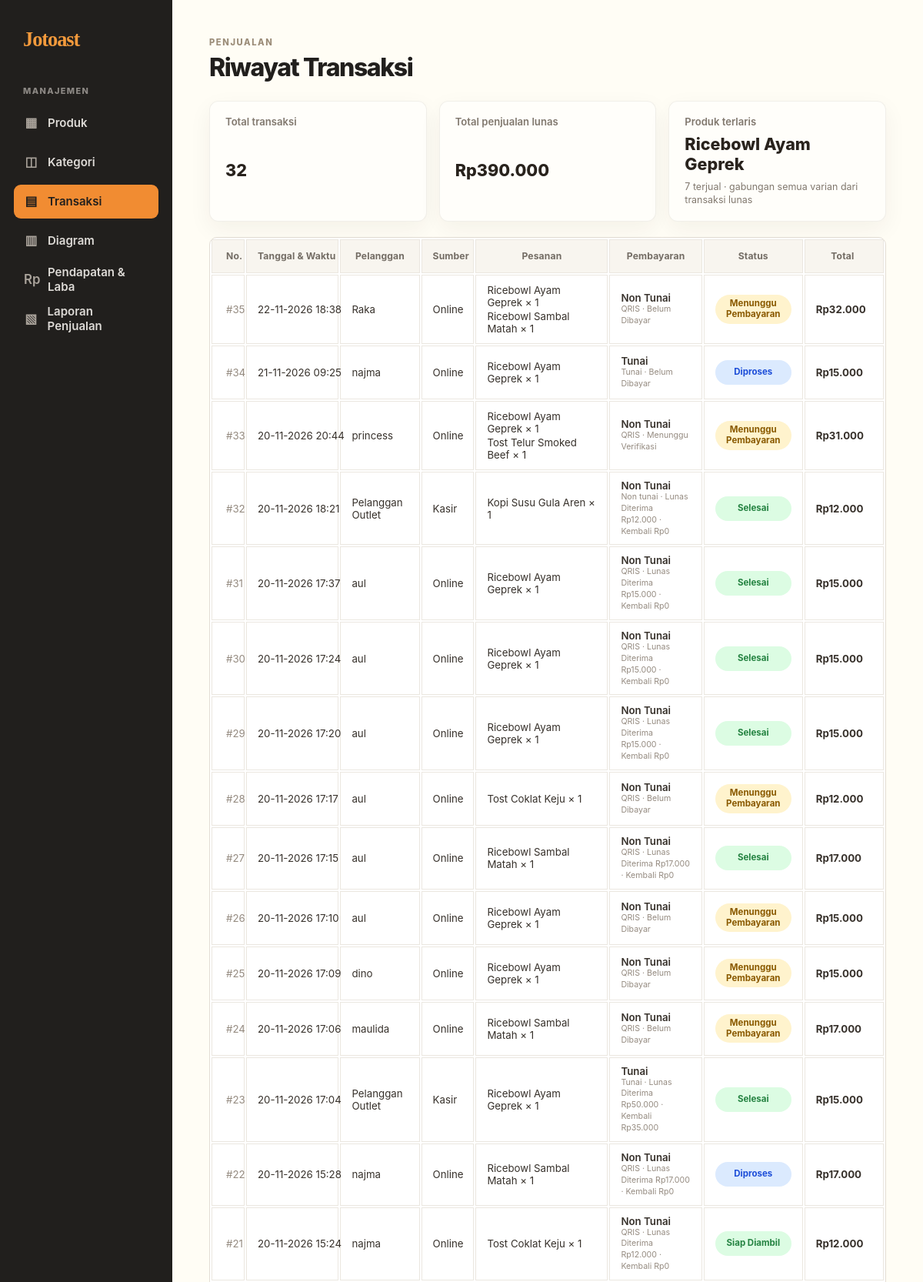
Screenshot of /riwayat-transaksi (signed in, upper part) with the database file from the repository.
### app.py (models this page shows)
class DetailTransaksi(db.Model):
    id = db.Column(db.Integer, primary_key=True)
    transaksi_id = db.Column(
        db.Integer,
        db.ForeignKey('transaksi.id'),
        nullable=False
    )
    produk_id = db.Column(
        db.Integer,
        db.ForeignKey('produk.id'),
        nullable=False
    )
    nama_produk = db.Column(db.String(100), nullable=False)
    varian = db.Column(db.String(50), nullable=True)   # SPRINT 2
    harga = db.Column(db.Integer, nullable=False)
    harga_modal = db.Column(db.Integer, nullable=True)
    jumlah = db.Column(db.Integer, nullable=False)
    subtotal = db.Column(db.Integer, nullable=False)

class Transaksi(db.Model):
    id = db.Column(db.Integer, primary_key=True)
    nama_pemesan = db.Column(db.String(100), nullable=True)
    metode_bayar = db.Column(db.String(20), nullable=False)
    total_harga = db.Column(db.Integer, nullable=False)
    tanggal_waktu = db.Column(db.DateTime, nullable=True, default=datetime.now)
    sumber = db.Column(
        db.String(20),
        nullable=False,
        default='Kasir'
    )
    status = db.Column(
        db.String(30),
        nullable=False,
        default='Menunggu Pembayaran'
    )
    kode_pesanan = db.Column(db.String(12), nullable=True, index=True)
    tipe_pembayaran = db.Column(db.String(20), nullable=True)   # Tunai / Non Tunai
    status_pembayaran = db.Column(
        db.String(25),
        nullable=False,
        default='Belum Dibayar'     # Belum Dibayar / Menunggu Verifikasi / Lunas
    )
    uang_diterima = db.Column(db.Integer, nullable=True)
    kembalian = db.Column(db.Integer, nullable=True)
    waktu_bayar = db.Column(db.DateTime, nullable=True)
    bukti_bayar = db.Column(db.String(255), nullable=True)

### app.py (the view)
@app.route('/riwayat-transaksi')
def riwayat_transaksi():
    role = session.get('role')
    if role not in ['owner', 'kasir']:
        return redirect(url_for('login'))
    transaksi_list = Transaksi.query.order_by(Transaksi.id.desc()).all()
    detail_list = (
        DetailTransaksi.query
        .filter(DetailTransaksi.transaksi_id.in_(
            [transaksi.id for transaksi in transaksi_list]
        ))
        .order_by(DetailTransaksi.id)
        .all()
        if transaksi_list else []
    )
    detail_per_transaksi = {}
    for detail in detail_list:
        detail_per_transaksi.setdefault(detail.transaksi_id, []).append(detail)
    transaksi_lunas_ids = {
        transaksi.id
        for transaksi in transaksi_list
        if transaksi.status_pembayaran == 'Lunas'
    }
    penjualan_per_produk = {}
    for detail in detail_list:
        if detail.transaksi_id not in transaksi_lunas_ids:
            continue
        ringkasan = penjualan_per_produk.setdefault(
            detail.produk_id,
            {'nama_produk': detail.nama_produk, 'jumlah_terjual': 0}
        )
        ringkasan['nama_produk'] = detail.nama_produk
        ringkasan['jumlah_terjual'] += detail.jumlah
    produk_terlaris = min(
        penjualan_per_produk.values(),
        key=lambda produk: (
            -produk['jumlah_terjual'],
            produk['nama_produk'].casefold()
        ),
        default=None
    )
    return render_template(
        'riwayat_transaksi.html',
        transaksi=transaksi_list,
        detail_per_transaksi=detail_per_transaksi,
        produk_terlaris=produk_terlaris,
        total_penjualan_lunas=sum(
            transaksi.total_harga
            for transaksi in transaksi_list
            if transaksi.status_pembayaran == 'Lunas'
        ),
        role=role
    )

### app.py (called while the page is built)
@app.template_filter('rupiah')
def format_rupiah(nilai):
    return "Rp{:,.0f}".format(nilai).replace(",", ".")

### templates/riwayat_transaksi.html (shortened to what this page needs)
<!DOCTYPE html>
<html lang="id">
<head>
    <link rel="stylesheet" href="{{ url_for('static', filename='jotoast.css') }}">
</head>
<body class="{% if role == 'owner' %}admin-page font-sans min-h-screen{% else %}orders-page transaction-history-page{% endif %}">
    {% if role == 'owner' %}
    <div class="admin-layout">
        <aside class="admin-sidebar">
            <a href="{{ url_for('kelola_produk') }}" class="admin-brand">Jotoast</a>
            <p class="admin-nav-label">Manajemen</p>
            <nav class="admin-nav" aria-label="Navigasi admin">
                <a href="{{ url_for('kelola_produk') }}" class="admin-nav-link">
                    <span aria-hidden="true">▦</span> Produk
                </a>
                <a href="{{ url_for('kelola_kategori') }}" class="admin-nav-link">
                    <span aria-hidden="true">◫</span> Kategori
                </a>
                <a href="{{ url_for('riwayat_transaksi') }}" class="admin-nav-link is-active">
                    <span aria-hidden="true">▤</span> Transaksi
                </a>
                {% if role == 'owner' %}
                <a href="{{ url_for('admin_diagram') }}" class="admin-nav-link">
                    <span aria-hidden="true">▥</span> Diagram
                </a>
                <a href="{{ url_for('admin_pendapatan') }}" class="admin-nav-link">
                    <span aria-hidden="true">Rp</span> Pendapatan &amp; Laba
                </a>
                <a href="{{ url_for('admin_laporan_penjualan') }}" class="admin-nav-link">
                    <span aria-hidden="true">▧</span> Laporan Penjualan
                </a>
                {% endif %}
            </nav>
        </aside>
        <main class="admin-main">
            <div class="admin-content transaction-admin-content p-5 sm:p-8 lg:p-10">
    {% else %}
    <main class="transaction-history-container">
    {% endif %}
                <div class="admin-heading">
                    <div>
                        <p class="admin-eyebrow">Penjualan</p>
                        <h1 class="admin-title">Riwayat Transaksi</h1>
                    </div>
                </div>
                <div class="transaction-summary">
                    <div class="admin-panel transaction-summary-card">
                        <span>Total transaksi</span>
                        <strong>{{ transaksi|length }}</strong>
                    </div>
                    <div class="admin-panel transaction-summary-card">
                        <span>Total penjualan lunas</span>
                        <strong>{{ total_penjualan_lunas|rupiah }}</strong>
                    </div>
                    <div class="admin-panel transaction-summary-card transaction-top-product">
                        <span>Produk terlaris</span>
                        {% if produk_terlaris %}
                        <strong>{{ produk_terlaris.nama_produk }}</strong>
                        <small>{{ produk_terlaris.jumlah_terjual }} terjual &middot; gabungan semua varian dari transaksi lunas</small>
                        {% else %}
                        <strong>Belum ada data</strong>
                        <small>Produk terjual akan tampil setelah transaksi lunas.</small>
                        {% endif %}
                    </div>
                </div>
                <section class="admin-panel admin-table-panel">
                    <div class="admin-table-scroll transaction-history-scroll">
                        <table class="admin-product-table transaction-history-table w-full text-left border-collapse">
                            <thead>
                                <tr>
                                    <th>No.</th>
                                    <th>Tanggal &amp; Waktu</th>
                                    <th>Pelanggan</th>
                                    <th>Sumber</th>
                                    <th>Pesanan</th>
                                    <th>Pembayaran</th>
                                    <th>Status</th>
                                    <th class="text-right">Total</th>
                                </tr>
                            </thead>
                            <tbody>
                                {% for item in transaksi %}
                                <tr>
                                    <td class="admin-muted">#{{ item.id }}</td>
                                    <td>
                                        {% if item.tanggal_waktu %}
                                        {{ item.tanggal_waktu.strftime('%d-%m-%Y %H:%M') }}
                                        {% else %}
                                        <span class="admin-muted">Data lama</span>
                                        {% endif %}
                                    </td>
                                    <td>{{ item.nama_pemesan or 'Pelanggan' }}</td>
                                    <td>{{ item.sumber }}</td>
                                    <td class="transaction-items">
                                        {% for detail in detail_per_transaksi.get(item.id, []) %}
                                        <span>{{ detail.nama_produk }} × {{ detail.jumlah }}</span>
                                        {% else %}
                                        <span class="admin-muted">Tidak ada detail</span>
                                        {% endfor %}
                                    </td>
                                    <td class="transaction-payment">
                                        <span class="transaction-payment-method">
                                            {{ item.tipe_pembayaran or item.metode_bayar }}
                                        </span>
                                        <span class="admin-muted transaction-payment-details">
                                            {{ item.metode_bayar }} &middot; {{ item.status_pembayaran }}
                                            {% if item.uang_diterima is not none %}
                                            <br>Diterima {{ item.uang_diterima|rupiah }} &middot; Kembali {{ (item.kembalian or 0)|rupiah }}
                                            {% endif %}
                                        </span>
                                    </td>
                                    <td>
                                        <span class="admin-status transaction-status
                                            {% if item.status == 'Siap Diambil' or item.status == 'Selesai' %}is-ready
                                            {% elif item.status == 'Diproses' %}is-processing
                                            {% else %}is-pending{% endif %}">
                                            {{ item.status or 'Tidak diketahui' }}
                                        </span>
                                    </td>
                                    <td class="admin-product-price text-right">{{ item.total_harga|rupiah }}</td>
                                </tr>
                                {% else %}
                                <tr>
                                    <td colspan="8" class="admin-empty-row">Belum ada transaksi yang tercatat.</td>
                                </tr>
                                {% endfor %}
                            </tbody>
                        </table>
                    </div>
                </section>
    {% if role == 'owner' %}
            </div>
        </main>
    </div>
    {% else %}
    </main>
    {% endif %}
</body>
</html>

### rows the page displays
DetailTransaksi: nama_produk "Ricebowl Ayam Geprek", jumlah "1"
Transaksi: id "35", tanggal_waktu "22-11-2026 18:38", nama_pemesan "Raka", sumber "Online", tipe_pembayaran "Non Tunai", metode_bayar "QRIS", status_pembayaran "Belum Dibayar", status "Menunggu Pembayaran", total_harga|rupiah "Rp32.000"
DetailTransaksi: nama_produk "Ricebowl Ayam Geprek", jumlah "1"
DetailTransaksi: nama_produk "Ricebowl Sambal Matah", jumlah "1"
Transaksi: id "34", tanggal_waktu "21-11-2026 09:25", nama_pemesan "najma", sumber "Online", tipe_pembayaran "Tunai", metode_bayar "Tunai", status_pembayaran "Belum Dibayar", status "Diproses", total_harga|rupiah "Rp15.000"
DetailTransaksi: nama_produk "Ricebowl Ayam Geprek", jumlah "1"
Transaksi: id "33", tanggal_waktu "20-11-2026 20:44", nama_pemesan "princess", sumber "Online", tipe_pembayaran "Non Tunai", metode_bayar "QRIS", status_pembayaran "Menunggu Verifikasi", status "Menunggu Pembayaran", total_harga|rupiah "Rp31.000"
DetailTransaksi: nama_produk "Ricebowl Ayam Geprek", jumlah "1"
DetailTransaksi: nama_produk "Tost Telur Smoked Beef", jumlah "1"
Transaksi: id "32", tanggal_waktu "20-11-2026 18:21", nama_pemesan "Pelanggan Outlet", sumber "Kasir", tipe_pembayaran "Non Tunai", metode_bayar "Non tunai", status_pembayaran "Lunas", uang_diterima|rupiah "Rp12.000", kembalian "Rp0", status "Selesai", total_harga|rupiah "Rp12.000"
DetailTransaksi: nama_produk "Kopi Susu Gula Aren", jumlah "1"
Transaksi: id "31", tanggal_waktu "20-11-2026 17:37", nama_pemesan "aul", sumber "Online", tipe_pembayaran "Non Tunai", metode_bayar "QRIS", status_pembayaran "Lunas", uang_diterima|rupiah "Rp15.000", kembalian "Rp0", status "Selesai", total_harga|rupiah "Rp15.000"
Transaksi: id "30", tanggal_waktu "20-11-2026 17:24", nama_pemesan "aul", sumber "Online", tipe_pembayaran "Non Tunai", metode_bayar "QRIS", status_pembayaran "Lunas", uang_diterima|rupiah "Rp15.000", kembalian "Rp0", status "Selesai", total_harga|rupiah "Rp15.000"
DetailTransaksi: nama_produk "Ricebowl Ayam Geprek", jumlah "1"
Transaksi: id "29", tanggal_waktu "20-11-2026 17:20", nama_pemesan "aul", sumber "Online", tipe_pembayaran "Non Tunai", metode_bayar "QRIS", status_pembayaran "Lunas", uang_diterima|rupiah "Rp15.000", kembalian "Rp0", status "Selesai", total_harga|rupiah "Rp15.000"
DetailTransaksi: nama_produk "Ricebowl Ayam Geprek", jumlah "1"
Transaksi: id "28", tanggal_waktu "20-11-2026 17:17", nama_pemesan "aul", sumber "Online", tipe_pembayaran "Non Tunai", metode_bayar "QRIS", status_pembayaran "Belum Dibayar", status "Menunggu Pembayaran", total_harga|rupiah "Rp12.000"
DetailTransaksi: nama_produk "Tost Coklat Keju", jumlah "1"
Transaksi: id "27", tanggal_waktu "20-11-2026 17:15", nama_pemesan "aul", sumber "Online", tipe_pembayaran "Non Tunai", metode_bayar "QRIS", status_pembayaran "Lunas", uang_diterima|rupiah "Rp17.000", kembalian "Rp0", status "Selesai", total_harga|rupiah "Rp17.000"
DetailTransaksi: nama_produk "Ricebowl Sambal Matah", jumlah "1"
Transaksi: id "26", tanggal_waktu "20-11-2026 17:10", nama_pemesan "aul", sumber "Online", tipe_pembayaran "Non Tunai", metode_bayar "QRIS", status_pembayaran "Belum Dibayar", status "Menunggu Pembayaran", total_harga|rupiah "Rp15.000"
DetailTransaksi: nama_produk "Ricebowl Ayam Geprek", jumlah "1"
Transaksi: id "25", tanggal_waktu "20-11-2026 17:09", nama_pemesan "dino", sumber "Online", tipe_pembayaran "Non Tunai", metode_bayar "QRIS", status_pembayaran "Belum Dibayar", status "Menunggu Pembayaran", total_harga|rupiah "Rp15.000"
DetailTransaksi: nama_produk "Ricebowl Ayam Geprek", jumlah "1"
Transaksi: id "24", tanggal_waktu "20-11-2026 17:06", nama_pemesan "maulida", sumber "Online", tipe_pembayaran "Non Tunai", metode_bayar "QRIS", status_pembayaran "Belum Dibayar", status "Menunggu Pembayaran", total_harga|rupiah "Rp17.000"
DetailTransaksi: nama_produk "Ricebowl Sambal Matah", jumlah "1"
Transaksi: id "23", tanggal_waktu "20-11-2026 17:04", nama_pemesan "Pelanggan Outlet", sumber "Kasir", tipe_pembayaran "Tunai", metode_bayar "Tunai", status_pembayaran "Lunas", uang_diterima|rupiah "Rp50.000", kembalian "Rp35.000", status "Selesai", total_harga|rupiah "Rp15.000"
DetailTransaksi: nama_produk "Ricebowl Ayam Geprek", jumlah "1"
Transaksi: id "22", tanggal_waktu "20-11-2026 15:28", nama_pemesan "najma", sumber "Online", tipe_pembayaran "Non Tunai", metode_bayar "QRIS", status_pembayaran "Lunas", uang_diterima|rupiah "Rp17.000", kembalian "Rp0", status "Diproses", total_harga|rupiah "Rp17.000"
DetailTransaksi: nama_produk "Ricebowl Sambal Matah", jumlah "1"
Transaksi: id "21", tanggal_waktu "20-11-2026 15:24", nama_pemesan "najma", sumber "Online", tipe_pembayaran "Non Tunai", metode_bayar "QRIS", status_pembayaran "Lunas", uang_diterima|rupiah "Rp12.000", kembalian "Rp0", status "Siap Diambil", total_harga|rupiah "Rp12.000"
DetailTransaksi: nama_produk "Tost Coklat Keju", jumlah "1"

### other values shown
{{ transaksi|length }} "32"
{{ total_penjualan_lunas|rupiah }} "Rp390.000"
{{ produk_terlaris.jumlah_terjual }} "7"
